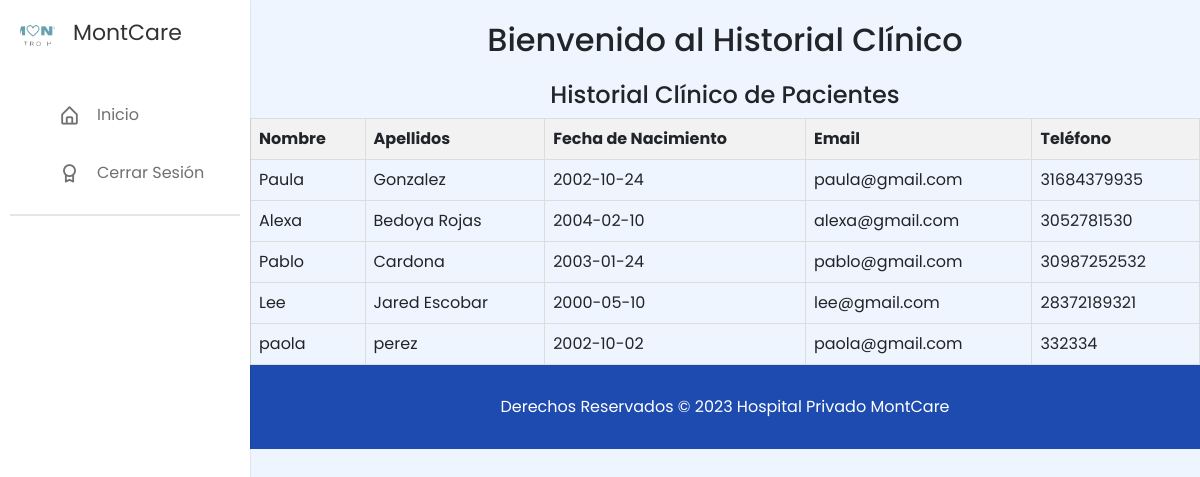
The page /despues_ingreso_med.php (signed in) on the database its author committed.
### tables this page shows
CREATE TABLE `usuarios` (
  `id` int(11) NOT NULL,
  `tipo_id` varchar(50) NOT NULL,
  `num_id` varchar(50) NOT NULL,
  `nombre_completo` varchar(50) NOT NULL,
  `apellidos` varchar(50) NOT NULL,
  `fecha_nacimiento` date NOT NULL,
  `email` varchar(30) NOT NULL,
  `telefono` varchar(20) NOT NULL,
  `usuario` varchar(20) NOT NULL,
  `contrasena` varchar(30) NOT NULL,
  `confirm_contra` varchar(30) NOT NULL
);

### despues_ingreso_med.php (the view, shortened to what this page needs)
<!DOCTYPE html>
<html lang="es">
<head>
    <link rel="stylesheet" href="css/all.css" />
  <link rel="stylesheet" href="css/bootstrap.css" />
  <link rel="stylesheet" href="css/normalize.css">
  <link rel="stylesheet" href="https://cdnjs.cloudflare.com/ajax/libs/font-awesome/6.1.2/css/all.min.css" />
  <link rel="stylesheet" href="css/tratando.css">
  <link rel="stylesheet" href="css/estilos.css" />
  <link flex href="https://unpkg.com/boxicons@2.1.4/css/boxicons.min.css" rel="stylesheet" />
  <link rel="stylesheet" href="css/style.css">
</head>
<body>
<div class="container-1">
        <aside class="sidebar">
            <nav class="sidebar locked">
                <div class="logo_items flex">
                    <span class="nav_image">
                        <img src="imágenes/logo.png" alt="logo_img" />
                    </span>
                    <span class="logo_name">MontCare</span>
                </div>
                <div class="menu_container">
                    <div class="menu_items">
                        <ul class="menu_item">
                            <li class="item">
                                <a href="#" class="link flex">
                                    <i class="bx bx-home-alt"></i>
                                    <span>Inicio</span>
                                </a>
                            </li>
                            <li class="item">
                                <a href="php/cerrar_sesion.php" class="link flex">
                                    <i class="bx bx-award"></i>
                                    <span>Cerrar Sesión</span>
                                </a>
                            </li>
                        </ul>
                        <div class="sidebar_profile flex">
                        </div>
                    </div>
            </nav>
        </aside>
        <main class="content">
            <header>
        <h1>Bienvenido al Historial Clínico</h1>
    </header>
    <main>
        <section class="historial">
            <h4>Historial Clínico de Pacientes</h4>
            <?php
            include 'php/conexion_be.php';
            $sql = "SELECT * FROM usuarios";
            $result = $conexion->query($sql);
            if ($result->num_rows > 0) {
                echo '<table>';
                echo '<tr>
                        <th>Nombre</th>
                        <th>Apellidos</th>
                        <th>Fecha de Nacimiento</th>
                        <th>Email</th>
                        <th>Teléfono</th>
                    </tr>';
                while ($row = $result->fetch_assoc()) {
                    echo '<tr class="paciente" data-id="' . $row['id'] . '">';
                    echo '<td>' . $row['nombre_completo'] . '</td>';
                    echo '<td>' . $row['apellidos'] . '</td>';
                    echo '<td>' . $row['fecha_nacimiento'] . '</td>';
                    echo '<td>' . $row['email'] . '</td>';
                    echo '<td>' . $row['telefono'] . '</td>';
                    echo '</tr>';
                }
                echo '</table>';
            } else {
                echo 'No se encontraron pacientes en el historial.';
            }
            ?>
        </section>
    </main>
    <footer>
    <p>Derechos Reservados &copy; 2023 Hospital Privado MontCare</p>
  </footer>
        </main>
    </div>
</body>
</html>

### css/tratando.css (style rules this page uses)
header h1 { text-align: center; }
main section h4 { text-align: center; }

### css/estilos.css (style rules this page uses)
p { margin-top: 20px; }
a { text-decoration: none; }
footer { background-color: #1E4BAF; color: white; text-align: center; padding: 20px 0; width: 100%; }
footer p { margin: 10px 0; }

### css/style.css (style rules this page uses)
* { margin: 0; padding: 0; box-sizing: border-box; font-family: "Poppins", sans-serif; }
body { min-height: 100vh; background: #eef5fe; }
.flex { display: flex; align-items: center; }
.nav_image { display: flex; min-width: 55px; justify-content: center; }
.nav_image img { height: 35px; width: 35px; border-radius: 50%; object-fit: cover; size: 100% 100%; }
.sidebar { position: fixed; top: 0; left: 0; height: 100%; width: 270px; background: #fff; padding: 15px 10px; box-shadow: 0 0 2px rgba(0, 0, 0, 0.1); transition: all 0.4s ease; }
.logo_items { gap: 8px; }
.logo_name { font-size: 22px; color: #333; font-weight: 500px; transition: all 0.3s ease; }
.menu_container { display: flex; flex-direction: column; justify-content: space-between; margin-top: 40px; overflow-y: auto; height: calc(100% - 82px); }
.item { list-style: none; }
.link { text-decoration: none; border-radius: 8px; margin-bottom: 8px; color: #707070; }
.link span { white-space: nowrap; }
.link i { height: 50px; min-width: 55px; display: flex; font-size: 22px; align-items: center; justify-content: center; border-radius: 4px; }
.sidebar_profile { padding-top: -13px; margin-top: 1px; gap: 5px; border-top: 2px solid rgba(0, 0, 0, 0.1); }
.content { flex-grow: 1; width: 77%; margin-left: 250px; }
.container-1 { display: flex; }
.sidebar { width: 250px; }

### despues_ingreso_med.php (style rules this page uses)
table { border-collapse: collapse; width: 100%; }
th, td { border: 1px solid #dddddd; text-align: left; padding: 8px; }
th { background-color: #f2f2f2; }

### rows shown on the page
usuarios: nombre_completo "Paula", apellidos "Gonzalez", fecha_nacimiento "2002-10-24", email "paula@gmail.com", telefono "31684379935"
usuarios: nombre_completo "Alexa", apellidos "Bedoya Rojas", fecha_nacimiento "2004-02-10", email "alexa@gmail.com", telefono "3052781530"
usuarios: nombre_completo "Pablo", apellidos "Cardona", fecha_nacimiento "2003-01-24", email "pablo@gmail.com", telefono "30987252532"
usuarios: nombre_completo "Lee", apellidos "Jared Escobar", fecha_nacimiento "2000-05-10", email "lee@gmail.com", telefono "28372189321"
usuarios: nombre_completo "paola", apellidos "perez", fecha_nacimiento "2002-10-02", email "paola@gmail.com", telefono "332334"
